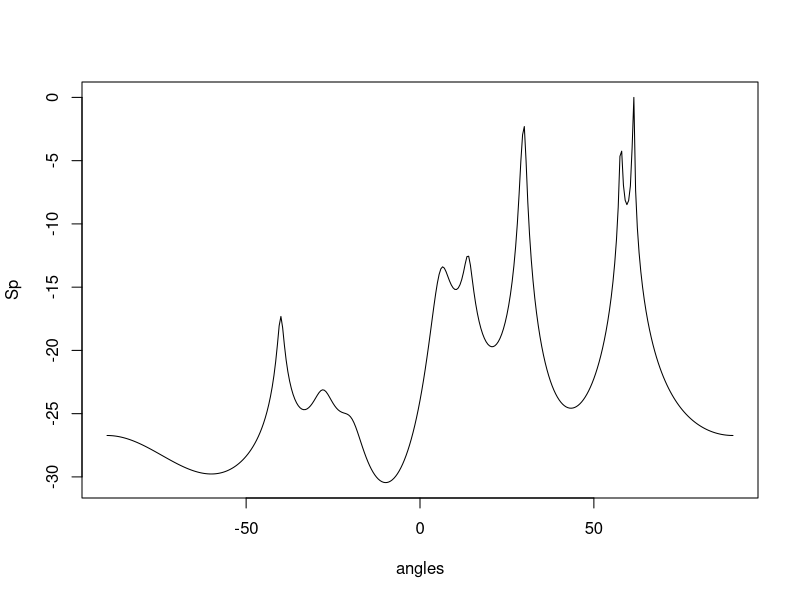

Recreate this plot in R.
rm(list = ls())
derad = pi/180
radeg = 180/pi
twpi = 2*pi
# set paras 
kelm = 8 # No. sensors
dd = .5 # distance
d = 0 : dd : (kelm - 1) * dd # array of sensors
iwave = 3 # No. source
theta = c(10, 30, 60)
n = 500
A = exp(-(0+1i) * twpi * d %o% sin(theta * derad))
S = matrix(rnorm(iwave * n), iwave, n) # source signals, iid
X = A %*% S
## add white gaussian noise (MATLAB awgn function)
awgn = function(x, snr, cplx = TRUE){
  l = length(x)
  sigPower = sum(abs(x)^2) / l
  noisePower = sqrt(sigPower / snr)
  if(cplx){
    noise = rnorm(l) * noisePower + rnorm(l) * noisePower * 1i
  } else {
    noise = rnorm(l) * noisePower
  }
  return(x + noise)
}
X1 = apply(X, 1, awgn, snr = 10) # received signals

# solver
Rxx = t(X1) %*% X1 / n # corr mat
InvS = solve(Rxx)
R_eigen = eigen(Rxx)
Eva = R_eigen$values
argsort_eigen = rank(Eva)[kelm:1]
Ev= R_eigen$vectors[,argsort_eigen]
angles = numeric(361)
Sp = complex(361)

for(j in 1:361){
  angles[j] = (j - 181)/2
  phim = derad * angles[j]
  a = exp(-1i* twpi * d * sin(phim))
  L = iwave
  En = Ev[, (L+1):kelm]
  Sp[j] = 1 /(t(a) %*% En %*% t(En) %*% a)
}

Sp = abs(Sp)
Spmax = max(Sp)
Sp = 10 * log10(Sp/Spmax)
plot(Sp~angles, type = "l")
